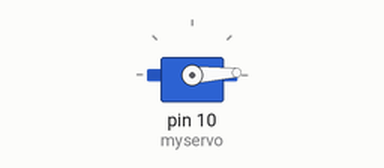
Simulated run of this sketch. Board: Arduino Uno, built with avr-gcc and run on an emulated ATmega328P. Parts: servo.

Above: at 1.05 s.
At 2.3 s:
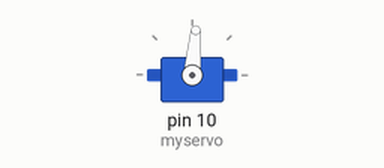
At 3.6 s:
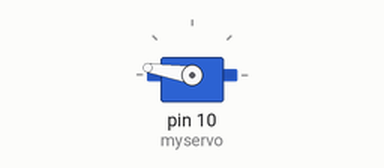
At 6.2 s:
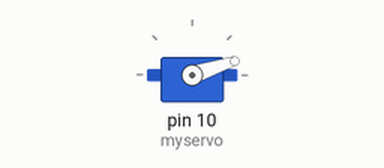
Timing chart, 0 to 8.1 s (numbered marks = the images above):
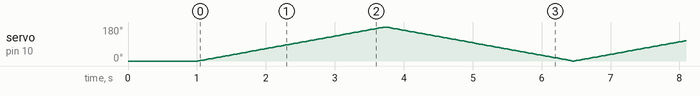

The sketch:

Servo_Motor_Loop.ino
```cpp
#include <Servo.h> // Servo library
/************************************************/
Servo myservo;//create servo object to control a servo
/************************************************/
void setup()
{
  myservo.attach(10);//attachs the servo on pin 9 to servo object
  myservo.write(0);//back to 0 degrees
  delay(1000);//wait for a second
}

int pos = 0;

void loop()
{

  for (pos = 0; pos <= 180; pos+=1) {
    myservo.write(pos);//goes to 15 degrees
    delay(15);//wait for a second

  }

  for (pos = 180; pos >= 0; pos -=1) {
    myservo.write(pos);
    delay(15);
  }
}
```
